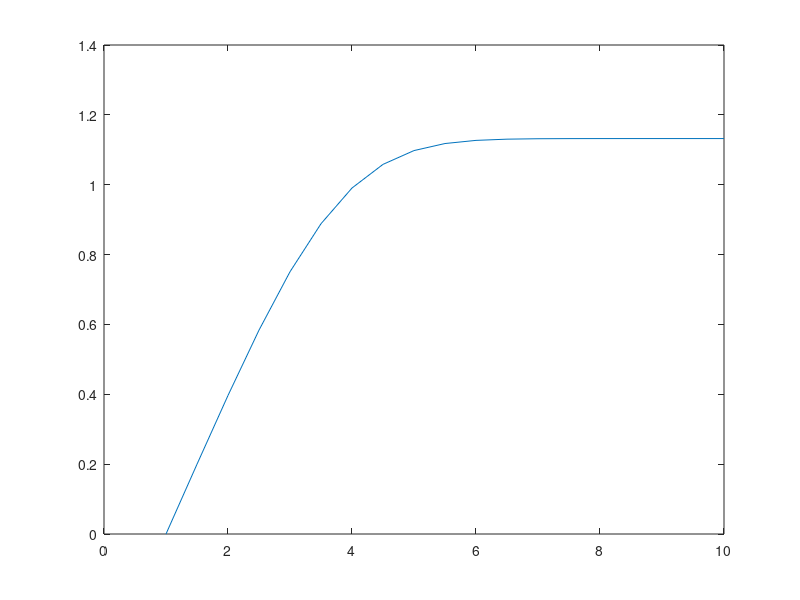

Reproduce this figure in MATLAB.
%% Runge Kutta
%% The goal here is to solve blassius with a shooting method
 % - guess f''(0) and 
clear
 % It is a inititial Value problem that we do over and over until the
 % boundary condition is met

h = .5; 
nfinal = 10;
tol = .001;
itermax = 200;
n = 1:h:nfinal;
N = length(n);
 
f_(1) = 0;
f_dot(1) = 0;
f_ddot(1) = 0;
f = NaN(N,3);

% Write an expression for the derivative of f
% f1prime = f2
% f2prime = f3
% f3prime = -(f3*f1)/2
func = @(f,t) [f(2) f(3) -f(3)*f(1)/2];
flag = 0;
counter = 0;
while flag == 0
    for i = 1:N-1;
       f(1,:) = [f_(1) f_dot(1) f_ddot(1)];
       k1 = func(f(i,:),n(i));
       k2 = func(f(i,:)+h*k1/2,n(i)+h/2);
       k3 = func(f(i,:)+h*k2/2,n(i)+h/2);
       k4 = func(f(i,:)+h*k3,n(i)+h);
       f(i+1,:) = f(i,:) + h/6*(k1+2*k2+2*k3+k4);
    end
    
    error1 = (f(end,2)-1);
    error2 = (f(end-1,2)-1);
    error3 = (f(end-2,2)-1);
    
    if abs(error1) < tol && abs(error2) < tol && abs(error3) < tol
        flag = 1;
        'tolerance met'
    elseif error1 > 0 
        f_ddot(1) = f_ddot(1) - .1;
    elseif error1 < 0
        f_ddot(1) = f_ddot(1) + .1;
    end
    counter = counter + 1;
    if counter > itermax
        flag = -1;
        'Did not converge'
    end
    
end
f(end,3) % should be .332
plot(n,f(:,2))